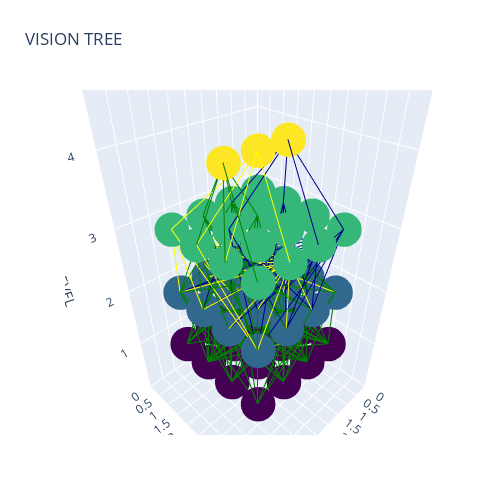

Notebook cell for this chart:
### Code cell
import plotly.graph_objects as go
import numpy as np
from utils.visualization import cal_stream


# Helix equation
fig = go.Figure(data=[go.Scatter3d(x=df['x'], y=df['y'], z=df['level'],
                                   mode='markers', marker=dict(
                                                            size=12,
                                                            color=df['level'],                # set color to an array/list of desired values
                                                            colorscale='Viridis',   # choose a colorscale
                                                            opacity=1.0))])



class_id = 0
L4_indice, L3_indice, L2_indice, L1_indice, L4_unique, L3_unique, L2_unique, L1_unique = cal_stream(class0,class_id)


for connections in L4_indice:
    for sub_id in connections:
        sx,sy = L4_feature_positions[class_id]
        ix,iy = L3_feature_positions[sub_id]
        fig.add_trace(
        go.Scatter3d(
            x=[sx,ix],
            y=[sy,iy],
            z=[4,3],
            mode='lines',
            line=dict(
        color='darkblue',
        width=2
    )))

for connections, sf in zip(L3_indice, L4_unique):
    for sub_id in connections:
        sx,sy = L3_feature_positions[sf]
        ix,iy = L2_feature_positions[sub_id]
        fig.add_trace(
        go.Scatter3d(
            x=[sx,ix],
            y=[sy,iy],
            z=[3,2],
            mode='lines',
            line=dict(
        color='darkblue',
        width=2
    )))

for connections, sf in zip(L2_indice, L3_unique):
    for sub_id in connections:
        sx,sy = L2_feature_positions[sf]
        ix,iy = L1_feature_positions[sub_id]
        fig.add_trace(
        go.Scatter3d(
            x=[sx,ix],
            y=[sy,iy],
            z=[2,1],
            mode='lines',
            line=dict(
        color='darkblue',
        width=2
    )))

class_id = 1
L4_indice, L3_indice, L2_indice, L1_indice, L4_unique, L3_unique, L2_unique, L1_unique = cal_stream(class1,class_id)


for connections in L4_indice:
    for sub_id in connections:
        sx,sy = L4_feature_positions[class_id]
        ix,iy = L3_feature_positions[sub_id]
        fig.add_trace(
        go.Scatter3d(
            x=[sx,ix],
            y=[sy,iy],
            z=[4,3],
            mode='lines',
            line=dict(
        color='yellow',
        width=2
    )))

for connections, sf in zip(L3_indice, L4_unique):
    for sub_id in connections:
        sx,sy = L3_feature_positions[sf]
        ix,iy = L2_feature_positions[sub_id]
        fig.add_trace(
        go.Scatter3d(
            x=[sx,ix],
            y=[sy,iy],
            z=[3,2],
            mode='lines',
            line=dict(
        color='yellow',
        width=2
    )))

for connections, sf in zip(L2_indice, L3_unique):
    for sub_id in connections:
        sx,sy = L2_feature_positions[sf]
        ix,iy = L1_feature_positions[sub_id]
        fig.add_trace(
        go.Scatter3d(
            x=[sx,ix],
            y=[sy,iy],
            z=[2,1],
            mode='lines',
            line=dict(
        color='yellow',
        width=2
    )))
        
class_id = 2
L4_indice, L3_indice, L2_indice, L1_indice, L4_unique, L3_unique, L2_unique, L1_unique = cal_stream(class2,class_id)


for connections in L4_indice:
    for sub_id in connections:
        sx,sy = L4_feature_positions[class_id]
        ix,iy = L3_feature_positions[sub_id]
        fig.add_trace(
        go.Scatter3d(
            x=[sx,ix],
            y=[sy,iy],
            z=[4,3],
            mode='lines',
            line=dict(
        color='green',
        width=2
    )))

for connections, sf in zip(L3_indice, L4_unique):
    for sub_id in connections:
        sx,sy = L3_feature_positions[sf]
        ix,iy = L2_feature_positions[sub_id]
        fig.add_trace(
        go.Scatter3d(
            x=[sx,ix],
            y=[sy,iy],
            z=[3,2],
            mode='lines',
            line=dict(
        color='green',
        width=2
    )))

for connections, sf in zip(L2_indice, L3_unique):
    for sub_id in connections:
        sx,sy = L2_feature_positions[sf]
        ix,iy = L1_feature_positions[sub_id]
        fig.add_trace(
        go.Scatter3d(
            x=[sx,ix],
            y=[sy,iy],
            z=[2,1],
            mode='lines',
            line=dict(
        color='green',
        width=2
    )))
        

fig.update_layout(
    title='VISION TREE', 
    autosize=True,
    width=500, 
    height=500,
    xaxis=dict(range=[0.,10.]),
    margin=dict(l=65, r=50, b=65, t=90),
    scene_aspectmode='manual',
    scene_aspectratio=dict(x=1, y=1, z=2),
    scene=dict(
        xaxis= dict(range=[0,5], nticks=20),
        yaxis= dict(range=[0,5], nticks=20),
        zaxis= dict(range=[0,5]),
        xaxis_title='X',
        yaxis_title='Y',
        zaxis_title='LEVEL',
    ))
fig.update_layout(showlegend=False)
fig.show()
